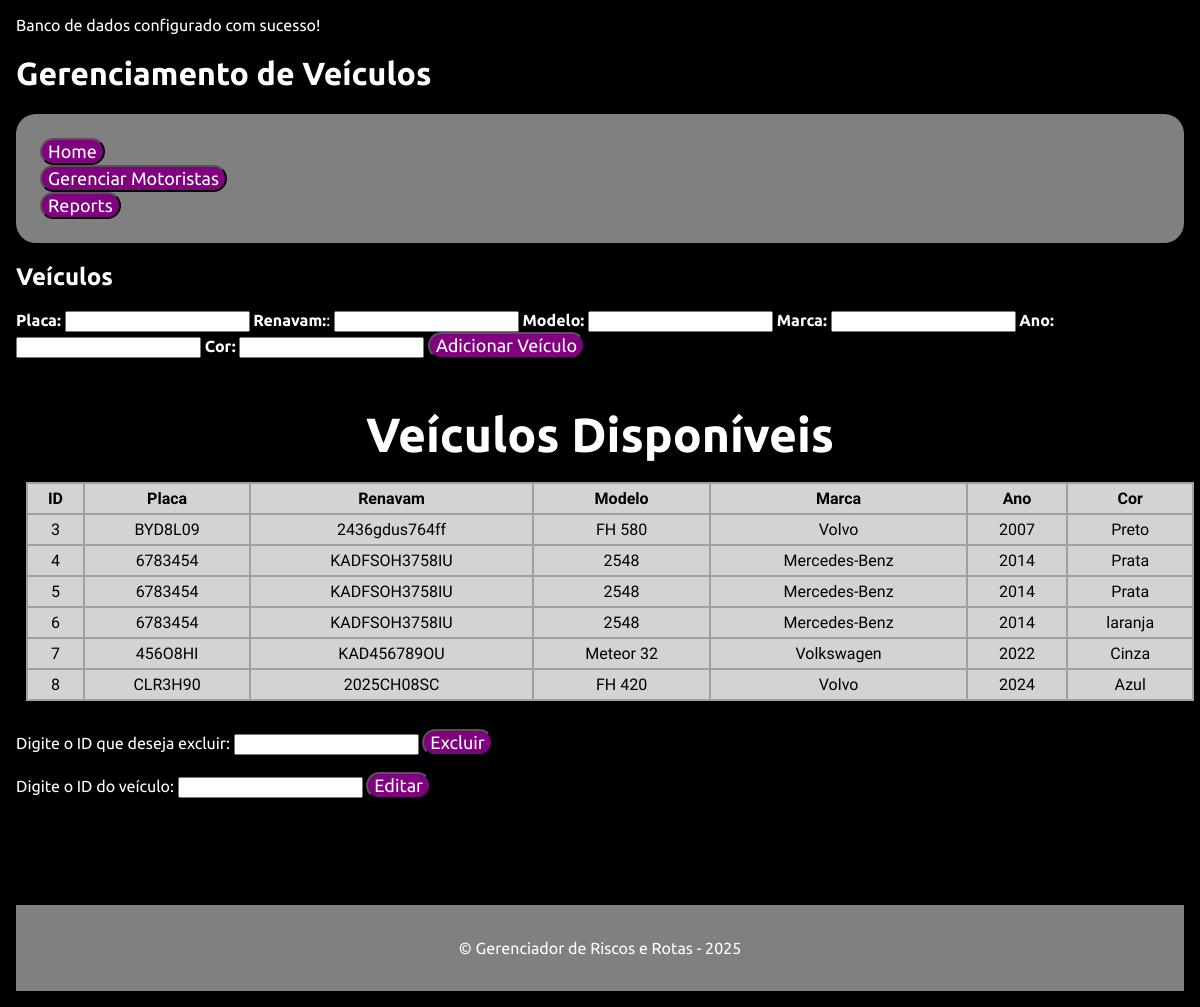
The page /src/veiculos.php on the database its author committed.
### tables this page shows
CREATE TABLE veiculos (
        id INTEGER PRIMARY KEY AUTOINCREMENT,
        placa CHAR(7) NOT NULL,
        renavam CHAR(30) DEFAULT NULL,
        modelo CHAR(20) NOT NULL,
        marca CHAR(20) NOT NULL,
        ano INTEGER NOT NULL,
        cor CHAR(20) NOT NULL
    );

### src/veiculos.php (the view, shortened to what this page needs)
<?php include __DIR__ . '/init.php'; ?>
<!DOCTYPE html>
<html lang="pt-br">
<head>
    <link rel="stylesheet" href="/css/style_drivers.css">
    <link rel="stylesheet" href="/css/style_table.css">
</head>
<body>
<header class="header">
        <h1>Gerenciamento de Veículos</h1>
    <div class="navegacao_drivers">
        <nav>
            <ul>
                <li>
                    <button onclick="location.href='/index.php'" type="button">
                    Home</button>
                </li>
                <li>
                    <button onclick="location.href='drivers.php'" type="button">
                    Gerenciar Motoristas</button>
                </li>
                <li>
                    <button onclick="location.href='reports.php'" type="button">
                    Reports</button>
                </li>
            </ul>
        </nav>
    </div>
    </header>
    <main class="main">
    <h2>Veículos</h2>
        <form action="veiculos.php" method="post">
            <label for="Placa"><strong>Placa:</strong></label>
            <input type="char(7)" id="plate" name="placa" maxlength="7" required>
            <label for="renavam"><strong>Renavam:</strong>:</label>
            <input type="char(20)" id="renavam" name="renavam" maxlength="30">
            <label for="model"><strong>Modelo:</strong></label>
            <input type="char(20)" id="model" name="modelo" maxlength="20" required>
            <label for="brand"><strong>Marca:</strong></label>
            <input type="char(20)" id="brand" name="marca" maxlength="20" required>
            <label for="year"><strong>Ano:</strong></label>
            <input type="year" id="year" name="ano" required>
            <label for="color"><strong>Cor:</strong></label>
            <input type="char(20)" id="color" name="cor" maxlength="20" required>
            <button type="submit">Adicionar Veículo</button>
        </form>
        <h3>Veículos Disponíveis</h3>
        <table class="tabela">
            <thead>
                <tr>
                    <th>ID</th>
                    <th>Placa</th>
                    <th>Renavam</th>
                    <th>Modelo</th>
                    <th>Marca</th>
                    <th>Ano</th>
                    <th>Cor</th>
                </tr>
            </thead>
            <tbody>
                <?php
                $veiculos = $db->query('SELECT * FROM veiculos')->fetchAll(PDO::FETCH_ASSOC);
                foreach ($veiculos as $veiculo) {
                    echo "<tr>
                            <td>{$veiculo['id']}</td>
                            <td>{$veiculo['placa']}</td>
                            <td>{$veiculo['renavam']}</td>
                            <td>{$veiculo['modelo']}</td>
                            <td>{$veiculo['marca']}</td>
                            <td>{$veiculo['ano']}</td>
                            <td>{$veiculo['cor']}</td>
                          </tr>";
                }
                ?>
            </tbody>
        </table>
    </main>
    <br>
    <form method="POST" action="removedorVeiculo.php">
        <label for="removerMotoristas.php">Digite o ID que deseja excluir:</label>
        <input type="number" name="id" id="id" required>
        <button type="submit">Excluir</button>
    </form>
    <form method="GET" action="editar.php">
        <label for="id">Digite o ID do veículo:</label>
        <input type="number" name="id" id="id" required>
        <button type="submit">Editar</button>
    </form>
    <br>
    <br>
    <br>
    <br>
    <br>
    <footer class="footer">
        <p>&copy; Gerenciador de Riscos e Rotas - 2025</p>
    </footer>
</body>
</html>

### css/style_drivers.css (style rules this page uses)
:root { --cor_div: grey; --cor_nav_letra: black; --cor_nav_button: purple; --cor_nav_button_hover: aliceblue; --fonte_letras:"Ubuntu", serif; font-weight: 400; }
.navegacao_drivers { background-color: var(--cor_div); padding: 24px; border-radius: 20px; box-shadow: 0px 0px 20px rgba(0, 0, 0, 0.2); font-family: var(--fonte_letras); }
ul { list-style-type: none; margin: 0; padding: 0; overflow: hidden; }
li { text-decoration: solid black; color: var(--cor_nav_itens); }
button { background-color: var(--cor_nav_button); color: white; border-radius: 16px; font-size: 18px; font-family: var(--fonte_letras); }
div { margin-top: 20px; display: flex; }
body { background-color: black; color: white; font-family: var(--fonte_letras); margin: 0; padding: 0; display: flex; flex-direction: column; min-height: 100vh; margin: 16px; }
h3 { text-align: center; margin-bottom: 20px; font-size: 3em; }
.footer { background-color: var(--cor_div); color: var(--cor_nav_itens); padding: 18px; text-align: center; font-family: var(--fonte_letras); position: relative; bottom: 0; margin: 0%; }

### css/style_table.css (style rules this page uses)
.tabela { text-align: center; border-collapse: collapse; padding: 10px; margin: 10px; height: 20%; display: table; width: 100%; }
th, td { background-color: lightgrey; color: black; border: 2px solid rgb(160 160 160); font-family: "Inconsolata", serif; text-align: center; padding: 5px; margin:auto; height: auto; }

### rows shown on the page
veiculos: id "3", placa "BYD8L09", renavam "2436gdus764ff", modelo "FH 580", marca "Volvo", ano "2007", cor "Preto"
veiculos: id "4", placa "6783454", renavam "KADFSOH3758IU", modelo "2548", marca "Mercedes-Benz", ano "2014", cor "Prata"
veiculos: id "5", placa "6783454", renavam "KADFSOH3758IU", modelo "2548", marca "Mercedes-Benz", ano "2014", cor "Prata"
veiculos: id "6", placa "6783454", renavam "KADFSOH3758IU", modelo "2548", marca "Mercedes-Benz", ano "2014", cor "laranja"
veiculos: id "7", placa "456O8HI", renavam "KAD456789OU", modelo "Meteor 32", marca "Volkswagen", ano "2022", cor "Cinza"
veiculos: id "8", placa "CLR3H90", renavam "2025CH08SC", modelo "FH 420", marca "Volvo", ano "2024", cor "Azul"
